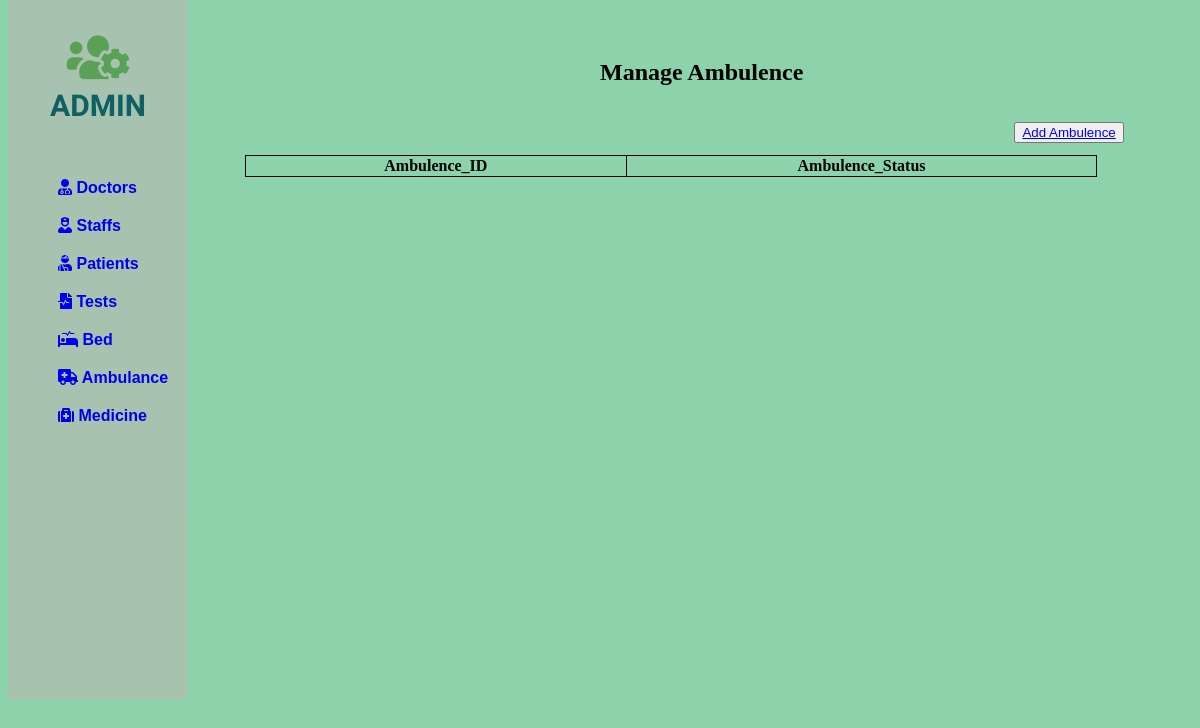
The page /php/Ambulence/ambulence.php on the database as committed earlier.
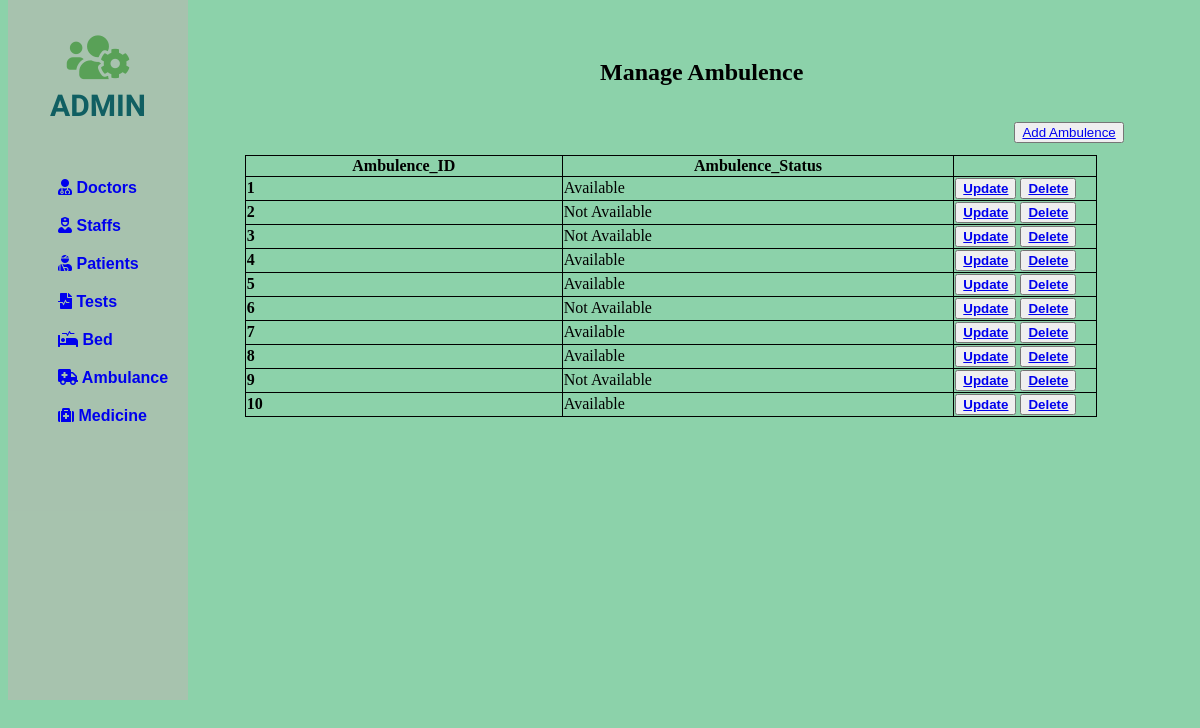
The same page on the database as committed later.
### tables this page shows
CREATE TABLE IF NOT EXISTS `ambulence` (
  `Amb_ID` int(11) NOT NULL AUTO_INCREMENT,
  `Amb_Status` enum('Available','Not Available') NOT NULL,
  `P_ID` int(11) DEFAULT NULL,
  PRIMARY KEY (`Amb_ID`),
  UNIQUE KEY `Amb_ID` (`Amb_ID`)
);

### php/Ambulence/ambulence.php (the view, shortened to what this page needs)
<!DOCTYPE html>
<html lang="en">
<head>
    <link rel="stylesheet" href="https://use.fontawesome.com/releases/v5.15.4/css/all.css"
>
</head>
<body>
<div class="slidebar">
        <header>
            <span>
                <i class="fas fa-users-cog"></i><br>
            </span>
            ADMIN
        </header>
        <ul>
               <li>
                    <a href="/php/Doctor/doctor.php"><i class="fas fa-user-md"></i> Doctors</a>
               </li>
               <li>
                    <a href="/php/staff/staff.php"><i class="fas fa-user-nurse"></i> Staffs</a>
               </li>
               <li>
                    <a href="/php/patient/patient.php"><i class="fas fa-user-injured"></i> Patients</a>
               </li>
               <li>
                    <a href="/php/test/test.php"><i class="fas fa-file-medical-alt"></i> Tests</a>
               </li>
               <li>
                    <a href="/php/bed/bed.php"><i class="fas fa-procedures"></i> Bed</a>
               </li>
               <li>
                    <a href="/php/Ambulence/ambulence.php"><i class="fas fa-ambulance"></i> Ambulance</a>
               </li>
               <li>
                    <a href="/php/medicine/medicine.php"><i class="fas fa-medkit"></i> Medicine</a>
               </li>
          </ul>
    </div>
    <div class="container">
        <div class="row">
            <div style="margin-left: 50%; margin-top: 5%;">
                <h2>Manage <b>Ambulence</b></h2>
            </div>
            <div style="margin-left: 85%; margin-top: 3%;">
                <button><a href="/php/Ambulence/add-ambulence.php">Add Ambulence</a></button>
            </div>
        </div>
    </div>
    <div class="card-body">
        <div style="margin-left: 20%; margin-top: 1%;">
            <table id="dataTable" width="90%" cellspacing="10">
                <thead>
                    <tr>
                        <th>Ambulence_ID</th>
                        <th>Ambulence_Status</th>
                    </tr>
                </thead>
                <tbody>
                    <?php
                    include 'db_conn.php';
                    $Amb_ID = 0;
                    $sql = " SELECT Amb_ID,Amb_Status FROM ambulence LIMIT 10";
                    $query = mysqli_query($conn, $sql);
                    while ($Patient_data = mysqli_fetch_array($query)) {
                        $Amb_ID = $Amb_ID + 1;
                    ?>
                        <tr>
                            <td><b><?php echo $Amb_ID  ?></b></td>
                            <td><?php echo $Patient_data['Amb_Status'];  ?></td>
                            <td style="width: 140px;">
                                <button> <a href="update-data.php?ID=<?php echo $Patient_data['Amb_ID'];  ?>" class="btn btn-success"><b>Update</b></a></button>
                                <button><a href="delete-patient.php?php echo $Patient_data['Amb_ID']; ?>" class="btn btn-danger"><b>Delete</b></a></button>
                            </td>
                        </tr>
                    <?php
                    }
                    ?>
                </tbody>
            </table>
        </div>
    </div>
</body>
</html>

Rows that differ between the two databases and show on the page:
added ambulence: Amb_Status "Available"
added ambulence: Amb_Status "Not Available"
added ambulence: Amb_Status "Not Available"
added ambulence: Amb_Status "Available"
added ambulence: Amb_Status "Available"
added ambulence: Amb_Status "Not Available"
added ambulence: Amb_Status "Available"
added ambulence: Amb_Status "Available"
added ambulence: Amb_Status "Not Available"
added ambulence: Amb_Status "Available"
